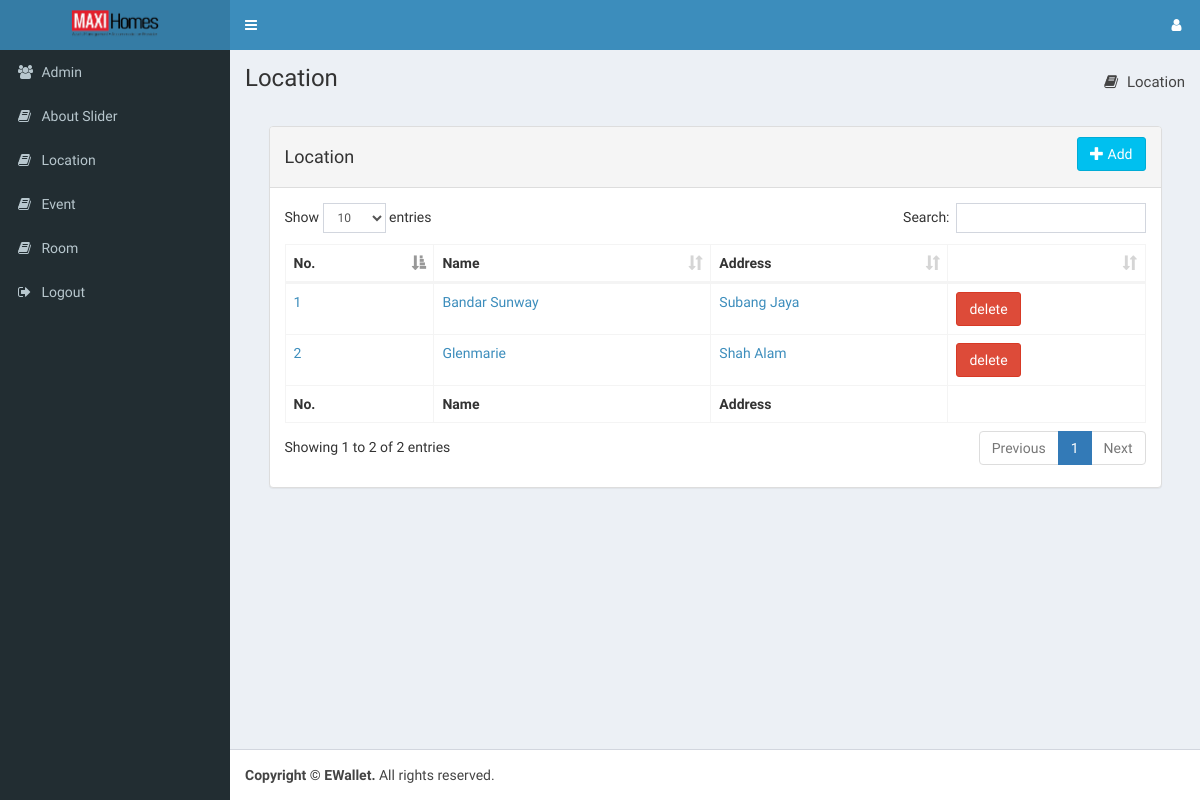
/index.php/location/all, run on the app's committed database.
### tables this page shows
CREATE TABLE `location` (
  `location_id` int(128) NOT NULL,
  `name` varchar(32) NOT NULL,
  `address` varchar(32) NOT NULL
);

### application/controllers/Location.php (called while the page is built, shortened)
<?php
class Location extends CI_Controller {
    function __construct() {
        $this->load->model("Access_model");
        $this->load->model("Location_model");
    }
    function all() {
            $this->page_data['location'] = $this->Location_model->get_all();
            $this->load->view("admin/header", $this->page_data);
            $this->load->view("admin/location/all");
            $this->load->view("admin/footer");
    }
}

### index.php (called while the page is built, shortened)
<?php
require_once BASEPATH.'core/CodeIgniter.php';

### application/models/Location_model.php (called while the page is built, shortened)
<?php
class Location_model extends CI_Model{
    function get_all(){
        $this->db->select('*');
        $this->db->from('location');
        $query = $this->db->get();
        return $query->result_array();
    }
}

### application/views/admin/location/all.php (the view)
<section class="content-header">
    <h1>
        Location
    </h1>
    <ol class="breadcrumb">
        <li><a href="<?= base_url() ?>Location/all"><i class="fa fa-book"></i> Location</a></li>
    </ol>
</section>
<br>
<section class="content">
    <div class="mediumBox">
        <div class='panel panel-default'>
            <div class='panel-heading'>
                <h4 class="whiteTitle" style='display: inline-block;'> Location</h4>
                <a href='<?php echo site_url('Location/add'); ?>' class='btn btn-info pull-right'>
                    <i class='glyphicon glyphicon-plus' ></i> Add</a>
            </div>
            <div class='panel-body'>
                <div id="refreshBox">
                    <table id="data-table" class="table table-bordered table-hover data-table">
                        <thead>
                            <tr>
                                <th>No.</th>
                                <th>Name</th>
                                <th>Address</th>
                                <th></th>
                            </tr>
                        </thead>
                        <tbody>
                            <?php
                            $i = 1;
                            foreach ($location as $row) {
                                ?>
                                <tr>
                                    <td><a href="<?=base_url()?>Location/details/<?=$row["location_id"]?>"><?= $i ?></a></td>
                                    <td><a href="<?=base_url()?>Location/details/<?=$row["location_id"]?>"><?= $row["name"] ?></a></td>
                                    <td><a href="<?=base_url()?>Location/details/<?=$row["location_id"]?>"><?= $row["address"] ?></a></td>
                                    <td><a class="btn btn-danger" href="<?= base_url(); ?>Location/delete/<?= $row['location_id']; ?>">delete</a>
                            </td>
                                </tr>
                                <?php
                                $i++;
                            }
                            ?>
                        </tbody>
                        <tfoot>
                            <tr>
                                <th>No.</th>
                                <th>Name</th>
                                <th>Address</th>
                                <th></th>
                            </tr>
                        </tfoot>
                    </table>
                </div>
            </div>
        </div>
    </div>
</section>

### css/admin.css (style rules this page uses)
:root { --theme-color : #19898a; }
* { margin : 0; padding : 0; }
body,html { width : 100%; height : 100%; -webkit-overflow-scrolling: touch; }
a:link { text-decoration : none; }
.mediumBox { margin-left : 2.5%; margin-right : 2.5%; width : 95%; }
.content-header>.breadcrumb { font-size : 15px; }

### data on the page
location: name "Bandar Sunway", address "Subang Jaya"
location: name "Glenmarie", address "Shah Alam"
